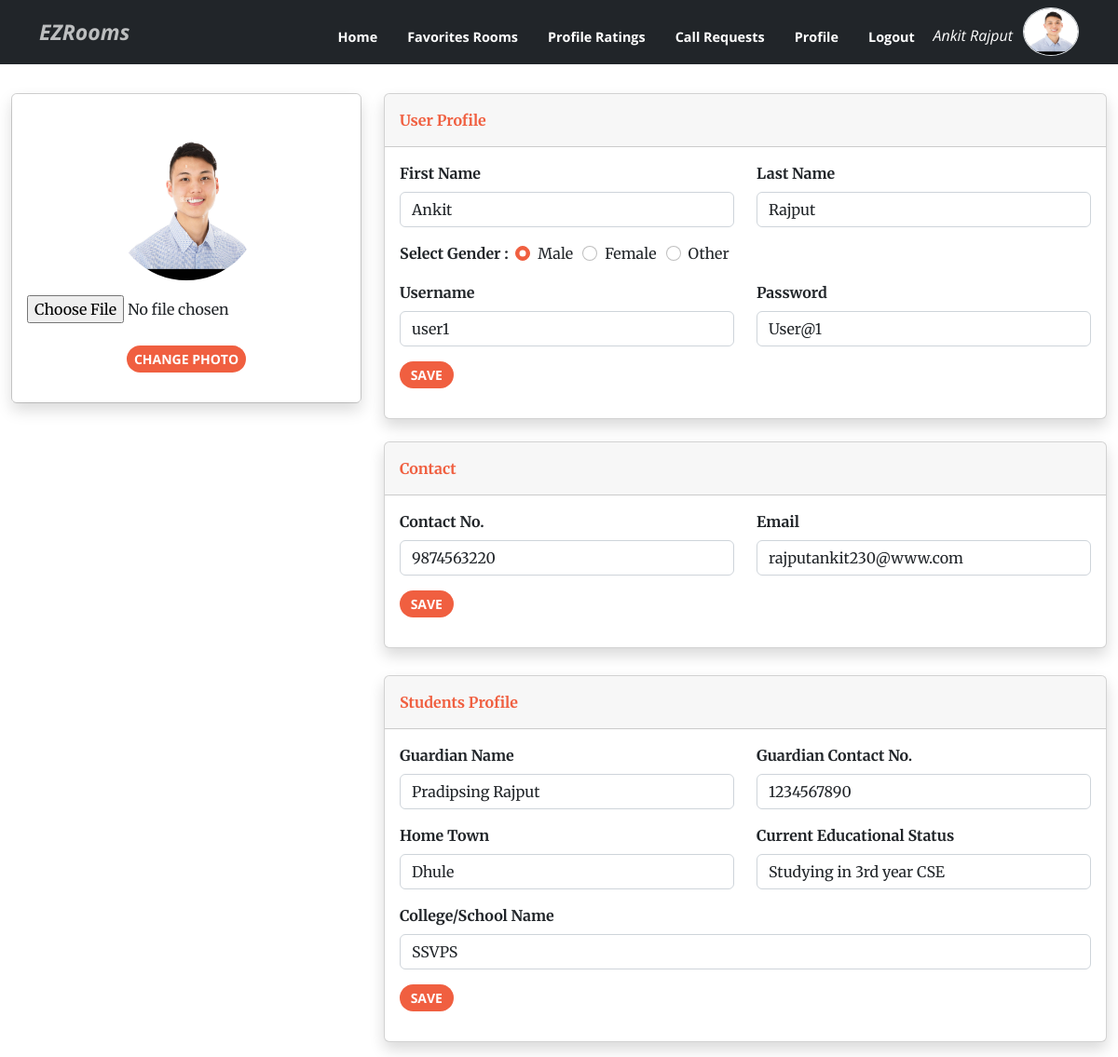
The page /Users/Student/stud_profile.php (signed in) on the database its author committed.
### tables this page shows
CREATE TABLE `students` (
  `stud_id` varchar(36) NOT NULL,
  `stud_photo` varchar(500) NOT NULL,
  `stud_fname` varchar(20) NOT NULL,
  `stud_lname` varchar(20) NOT NULL,
  `stud_phno` varchar(11) NOT NULL,
  `stud_email` varchar(60) NOT NULL,
  `stud_gender` varchar(6) NOT NULL,
  `stud_edu_bg` varchar(50) NOT NULL,
  `stud_college_name` varchar(50) NOT NULL,
  `stud_hometown` varchar(50) NOT NULL,
  `stud_gd_name` varchar(20) NOT NULL,
  `stud_gd_phno` varchar(10) NOT NULL,
  `stud_username` varchar(30) NOT NULL,
  `stud_password` varchar(30) NOT NULL,
  `acs_date` date NOT NULL DEFAULT current_timestamp()
);

### Users/Student/stud_profile.php (the view, shortened to what this page needs)
<!DOCTYPE html>
<html lang="en">
<?php
include("../connection.php");
$stud_id = $_SESSION['user_id'];
$sql = "SELECT * FROM students WHERE stud_id = '$stud_id'";
$result = $conn->query($sql);
while ($row = $result->fetch_assoc()) {
  $stud_photo = $row['stud_photo'];
  $stud_fname = $row['stud_fname'];
  $stud_lname = $row['stud_lname'];
  $gender = $row['stud_gender'];
  $stud_phno = $row['stud_phno'];
  $stud_email = $row['stud_email'];
  $stud_edu_bg = $row['stud_edu_bg'];
  $stud_college_name = $row['stud_college_name'];
  $stud_hometown = $row['stud_hometown'];
  $stud_gd_name = $row['stud_gd_name'];
  $stud_gd_phno = $row['stud_gd_phno'];
  $stud_usernm = $row['stud_username'];
  $stud_password = $row['stud_password'];
}
?>
<head>
  <link rel="stylesheet" href="assets/bootstrap/css/bootstrap.min.css?h=d3f7704f27950e30f79f7693f94faa7c">
  <link rel="stylesheet" href="https://use.fontawesome.com/releases/v5.12.0/css/all.css">
  <link rel="stylesheet" href="assets/css/styles.min.css?h=a854b57ef9592cf677f3407274b69b24">
</head>
<body id="page-top" data-bs-spy="scroll" data-bs-target="#mainNav" data-bs-offset="57">
  <nav class="navbar navbar-light navbar-expand-lg fixed-top bg-dark" id="mainNav">
    <div class="container"><a class="navbar-brand text-capitalize" href="index.php"
        style="font-weight: bold;font-style: italic;font-size: 23px;">EZRooms</a>
      <div class="collapse navbar-collapse" id="navbarResponsive">
        <ul class="navbar-nav ms-auto">
          <li class="nav-item"><a class="nav-link text-capitalize" href="index.php"
              style="color: rgb(255,255,255);margin-top: 13px;">Home</a></li>
          <li class="nav-item text-capitalize" style="color: rgb(255,255,255);"><a class="nav-link text-capitalize"
              href="fav_rooms.php" style="color: rgb(255,255,255);margin-top: 13px;">Favorites Rooms</a></li>
          <li class="nav-item text-capitalize" style="color: rgb(255,255,255);"><a class="nav-link text-capitalize"
              href="profile_rating.php" style="color: rgb(255,255,255);margin-top: 13px;">Profile Ratings</a></li>
              <li class="nav-item text-capitalize" style="color: rgb(255,255,255);"><a class="nav-link text-capitalize"
              href="requests.php" style="color: rgb(255,255,255);margin-top: 13px;">Call Requests</a></li>
          <li class="nav-item text-capitalize" style="color: rgb(255,255,255);"><a class="nav-link text-capitalize"
              href="stud_profile.php" style="color: rgb(255,255,255);margin-top: 13px;">Profile</a></li>
          <li class="nav-item text-capitalize" style="color: rgb(255,255,255);"><a class="nav-link text-capitalize"
              href="logout.php" style="color: rgb(255,255,255);margin-top: 13px;">Logout&nbsp;</a></li>
          <?php
          $stud_id = $_SESSION['user_id'];
          include("../connection.php");
          $sql = "SELECT stud_fname, stud_lname, stud_photo FROM students WHERE stud_id = '$stud_id'";
          $result = mysqli_query($conn, $sql);
          if ($result) {
            if ($result->num_rows == 1) {
              $student = mysqli_fetch_assoc($result);
              $stud_username = $student['stud_fname'] . " " . $student['stud_lname'];
              $stud_photo = $student['stud_photo'];
            } else {
              $stud_username = 'N/A';
              $stud_photo = 'https://shorturl.at/ptQS8';
            }
          } else {
            $stud_username = 'N/A';
            $stud_photo = 'https://shorturl.at/ptQS8';
          }
          ?>
          <li class="nav-item text-capitalize" style="color: rgb(255, 255, 255);">
            <div class="d-inline-flex">
              <p style="margin-right: 11px; margin-top: 18px; height: 11px;"><em>
                  <?php echo $stud_username; ?>
                </em></p>
              <img class="border rounded-circle img-profile" src="<?php echo $stud_photo; ?>" width="60" height="52">
            </div>
          </li>
        </ul>
      </div>
    </div>
  </nav>
  <div id="content" style="margin-top: 100px;">
    <div class="container-fluid">
      <div class="row mb-3">
        <div class="col-lg-4">
          <div class="card mb-3">
            <form action="" method="POST" enctype="multipart/form-data">
              <div class="card-body text-center shadow">
                <img class="rounded-circle mb-3 mt-4" src="<?php echo $stud_photo; ?>" width="160" height="160">
                <div class="mb-3">
                  <input type="file" name="stud_profile_photo" accept="image/png, image/jpg, image/jpeg">
                  <br><br>
                  <button class="btn btn-primary btn-sm" type="submit" name="save_photo">Change Photo</button>
                </div>
              </div>
            </form>
          </div>
        </div>
        <div class="col-lg-8">
          <div class="row">
            <div class="col">
              <div class="card shadow mb-3">
                <div class="card-header py-3">
                  <p class="text-primary m-0 fw-bold">User Profile</p>
                </div>
                <div class="card-body">
                  <form action="" method="POST">
                    <div class="row">
                      <div class="col">
                        <div class="mb-3">
                          <label class="form-label" for="first_name"><strong>First
                              Name</strong></label>
                          <input class="form-control" type="text" id="first_name" name="stud_fn" required
                            pattern="[A-Za-z\s]+" title="Please enter only letters" value="<?php echo $stud_fname; ?>">
                        </div>
                      </div>
                      <div class="col">
                        <div class="mb-3">
                          <label class="form-label" for="last_name"><strong>Last
                              Name</strong></label>
                          <input class="form-control" type="text" id="last_name" placeholder="Doe" name="stud_ln"
                            pattern="[A-Za-z\s]+" title="Please enter only letters" required
                            value="<?php echo $stud_lname; ?>">
                        </div>
                      </div>
                    </div>
                    <div class="row mb-3">
                      <div style="display: flex; flex-wrap: wrap;">
                        <label for=""><b>Select Gender : </b>&nbsp;</label>
                        <div class="form-check" style="margin-right: 10px;">
                          <input class="form-check-input" type="radio" name="gender" id="male" value="Male" <?php echo ($gender === 'Male') ? 'checked' : ''; ?>>
                          <label class="form-check-label" for="male">Male</label>
                        </div>
                        <div class="form-check" style="margin-right: 10px;">
                          <input class="form-check-input" type="radio" name="gender" id="female" value="Female" <?php echo ($gender === 'Female') ? 'checked' : ''; ?>>
                          <label class="form-check-label" for="female">Female</label>
                        </div>
                        <div class="form-check" style="margin-right: 10px;">
                          <input class="form-check-input" type="radio" name="gender" id="other" value="Other" <?php echo ($gender === 'Other') ? 'checked' : ''; ?>>
                          <label class="form-check-label" for="other">Other</label>
                        </div>
                      </div>
                    </div>
                    <div class="row">
                      <div class="col">
                        <div class="mb-3">
                          <label class="form-label" for="email"><strong>Username</strong></label>
                          <input class="form-control" type="text" id="email" name="stud_un" required pattern="^[a-zA-Z0-9_]{3,20}$"
    title="Username must be 3-20 characters long and can contain letters, numbers, and underscores only"
                            value="<?php echo $stud_usernm; ?>">
                        </div>
                      </div>
                      <div class="col">
                        <div class="mb-3">
                          <label class="form-label" for="email"><strong>Password</strong></label>
                          <input class="form-control" type="text" id="email-1" name="stud_pass" required pattern="^(?=.*[a-z])(?=.*[A-Z])(?=.*\d)(?=.*[^\da-zA-Z]).{4,}$"
    title="Password must be at least 4 characters long, contain at least one uppercase letter, one lowercase letter, and one special character"
                            value="<?php echo $stud_password; ?>">
                        </div>
                      </div>
                    </div>
                    <div class="mb-3">
                      <button class="btn btn-primary btn-sm" type="submit" name="save_profile">&nbsp;Save&nbsp;</button>
                    </div>
                  </form>
                </div>
              </div>
              <div class="card shadow" style="margin-top: 24px;">
                <div class="card-header py-3">
                  <p class="text-primary m-0 fw-bold">Contact</p>
                </div>
                <div class="card-body">
                  <form action="" method="POST">
                    <div class="row">
                      <div class="col">
                        <div class="mb-3">
                          <label class="form-label" for="city"><strong>Contact
                              No.</strong></label>
                          <input class="form-control" type="text" id="city" name="stud_phno"
                            value="<?php echo $stud_phno; ?>" pattern="\d{10}"
                            title="Please enter a 10-digit contact number" required>
                        </div>
                      </div>
                      <div class="col">
                        <div class="mb-3">
                          <label class="form-label" for="country"><strong>Email</strong></label>
                          <input class="form-control" type="email" id="email-2" name="stud_email"
                            value="<?php echo $stud_email; ?>" pattern="[a-zA-Z0-9._%+-]+@[a-zA-Z0-9.-]+\.[a-zA-Z]{2,}"
                            title="Please enter a valid email address" required>
                        </div>
                      </div>
                    </div>
                    <div class="mb-3"><button class="btn btn-primary btn-sm" type="submit"
                        name="save_contact">&nbsp;Save&nbsp;</button>
                    </div>
                  </form>
                </div>
              </div>
              <div class="card shadow mb-3" style="margin-top: 29px;">
                <div class="card-header py-3">
                  <p class="text-primary m-0 fw-bold">Students Profile</p>
                </div>
                <div class="card-body">
                  <form action="#" method="POST">
                    <div class="row">
                      <div class="col">
                        <div class="mb-3">
                          <label class="form-label" for="first_name"><strong>Guardian
                              Name</strong></label>
                          <input class="form-control" type="text" id="first_name-1" name="stud_gname" required
                            pattern="[A-Za-z\s]+" title="Please enter only letters"
                            value="<?php echo $stud_gd_name; ?>">
                        </div>
                      </div>
                      <div class="col">
                        <div class="mb-3">
                          <label class="form-label" for="last_name"><strong>Guardian Contact
                              No.</strong></label>
                          <input class="form-control" type="text" id="last_name-1" placeholder="Doe" name="stud_gphno"
                            required pattern="\d{10}" title="Please enter a 10-digit contact number"
                            value="<?php echo $stud_gd_phno; ?>">
                        </div>
                      </div>
                    </div>
                    <div class="row">
                      <div class="col">
                        <div class="mb-3">
                          <label class="form-label" for="email"><strong>Home Town</strong></label>
                          <input class="form-control" type="text" id="email-3" placeholder="jhon12" name="stud_home"
                            required pattern="[A-Za-z\s]+" title="Please enter only letters"
                            value="<?php echo $stud_hometown; ?>">
                        </div>
                      </div>
                      <div class="col">
                        <div class="mb-3">
                          <label class="form-label" for="email"><strong>Current Educational
                              Status</strong></label>
                          <input class="form-control" type="text" id="email-4" placeholder="abcd" name="stud_edu"
                            required value="<?php echo $stud_edu_bg; ?>">
                        </div>
                      </div>
                    </div>
                    <div class="row">
                      <div class="col">
                        <div class="mb-3">
                          <label class="form-label" for="email"><strong>College/School
                              Name</strong></label>
                          <input class="form-control" type="text" id="email-5" name="stud_clg" required
                            value="<?php echo $stud_college_name; ?>">
                        </div>
                      </div>
                    </div>
                    <div class="mb-3"><button class="btn btn-primary btn-sm" type="submit"
                        name="save_extra">&nbsp;Save&nbsp;</button>
                    </div>
                  </form>
                </div>
              </div>
            </div>
          </div>
        </div>
      </div>
    </div>
  </div>
</body>
</html>

### rows shown on the page
students: stud_username "Ankit Rajput", stud_photo (picture), stud_fn "Ankit", stud_ln "Rajput", stud_gender "☑ Male", stud_gender "☐ Female", stud_gender "☐ Other", stud_un "user1", stud_pass "User@1", stud_phno "9874563220", stud_email "rajputankit230@www.com", stud_gname "Pradipsing Rajput", stud_gphno "1234567890", stud_home "Dhule", stud_edu "Studying in 3rd year CSE", stud_clg "SSVPS"
